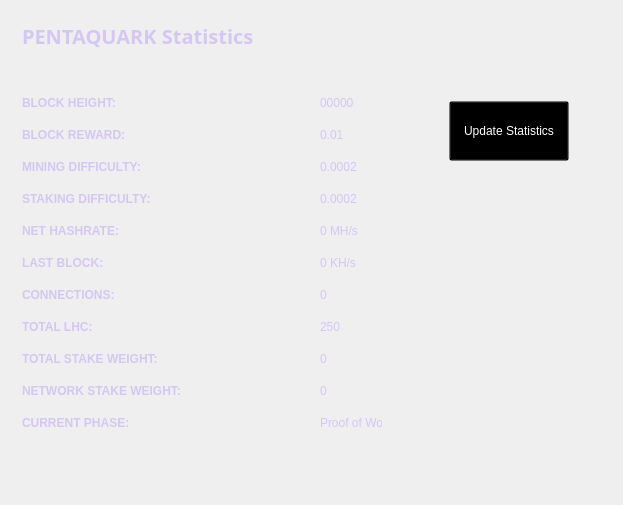
<?xml version="1.0" encoding="UTF-8"?>
<ui version="4.0">
 <class>StatisticsPage</class>
 <widget class="QWidget" name="StatisticsPage">
  <property name="windowModality">
   <enum>Qt::NonModal</enum>
  </property>
  <property name="geometry">
   <rect>
    <x>0</x>
    <y>0</y>
    <width>623</width>
    <height>505</height>
   </rect>
  </property>
  <property name="windowTitle">
   <string>Digging</string>
  </property>
  <property name="styleSheet">
   <string notr="true">color:#ffffff;
font-family:'Open Sans,sans-serif';</string>
  </property>
  <layout class="QGridLayout" name="gridLayout">
   <property name="sizeConstraint">
    <enum>QLayout::SetMaximumSize</enum>
   </property>
   <item row="0" column="1">
    <widget class="QFrame" name="frame">
     <property name="minimumSize">
      <size>
       <width>213</width>
       <height>0</height>
      </size>
     </property>
     <property name="frameShape">
      <enum>QFrame::NoFrame</enum>
     </property>
     <property name="frameShadow">
      <enum>QFrame::Raised</enum>
     </property>
     <widget class="QPushButton" name="startButton">
      <property name="geometry">
       <rect>
        <x>50</x>
        <y>90</y>
        <width>120</width>
        <height>60</height>
       </rect>
      </property>
      <property name="sizePolicy">
       <sizepolicy hsizetype="Fixed" vsizetype="Fixed">
        <horstretch>0</horstretch>
        <verstretch>0</verstretch>
       </sizepolicy>
      </property>
      <property name="minimumSize">
       <size>
        <width>120</width>
        <height>60</height>
       </size>
      </property>
      <property name="styleSheet">
       <string notr="true">background:transparent; color:white;</string>
      </property>
      <property name="text">
       <string>Update Statistics</string>
      </property>
     </widget>
    </widget>
   </item>
   <item row="0" column="0">
    <widget class="QFrame" name="gridFrame_2">
     <layout class="QGridLayout" name="gridLayout_4">
      <item row="3" column="0">
       <layout class="QFormLayout" name="formLayout_2">
        <property name="fieldGrowthPolicy">
         <enum>QFormLayout::FieldsStayAtSizeHint</enum>
        </property>
        <property name="horizontalSpacing">
         <number>139</number>
        </property>
        <property name="verticalSpacing">
         <number>18</number>
        </property>
        <property name="rightMargin">
         <number>0</number>
        </property>
        <item row="1" column="0">
         <widget class="QLabel" name="label_14">
          <property name="text">
           <string>&lt;html&gt;&lt;head/&gt;&lt;body&gt;&lt;p&gt;&lt;span style=&quot; font-weight:600; color:#D4C7F4;&quot;&gt;BLOCK HEIGHT:&lt;/span&gt;&lt;/p&gt;&lt;/body&gt;&lt;/html&gt;</string>
          </property>
         </widget>
        </item>
        <item row="1" column="1">
         <widget class="QLabel" name="heightBox">
          <property name="styleSheet">
           <string notr="true">color:#D4C7F4;</string>
          </property>
          <property name="text">
           <string>00000</string>
          </property>
         </widget>
        </item>
        <item row="2" column="0">
         <widget class="QLabel" name="label_12">
          <property name="text">
           <string>&lt;html&gt;&lt;head/&gt;&lt;body&gt;&lt;p&gt;&lt;span style=&quot; font-weight:600; color:#D4C7F4;&quot;&gt;BLOCK REWARD:&lt;/span&gt;&lt;/p&gt;&lt;/body&gt;&lt;/html&gt;</string>
          </property>
         </widget>
        </item>
        <item row="2" column="1">
         <widget class="QLabel" name="rewardBox">
          <property name="styleSheet">
           <string notr="true">color:#D4C7F4;</string>
          </property>
          <property name="text">
           <string>0.01</string>
          </property>
         </widget>
        </item>
        <item row="3" column="0">
         <widget class="QLabel" name="label_13">
          <property name="text">
           <string>&lt;html&gt;&lt;head/&gt;&lt;body&gt;&lt;p&gt;&lt;span style=&quot; font-weight:600; color:#D4C7F4;&quot;&gt;MINING DIFFICULTY:&lt;/span&gt;&lt;/p&gt;&lt;/body&gt;&lt;/html&gt;</string>
          </property>
         </widget>
        </item>
        <item row="3" column="1">
         <widget class="QLabel" name="diffBox">
          <property name="styleSheet">
           <string notr="true">color:#D4C7F4;</string>
          </property>
          <property name="text">
           <string>0.0002</string>
          </property>
         </widget>
        </item>
        <item row="4" column="0">
         <widget class="QLabel" name="label_9">
          <property name="text">
           <string>&lt;html&gt;&lt;head/&gt;&lt;body&gt;&lt;p&gt;&lt;span style=&quot; font-weight:600; color:#D4C7F4;&quot;&gt;STAKING DIFFICULTY:&lt;/span&gt;&lt;/p&gt;&lt;/body&gt;&lt;/html&gt;</string>
          </property>
         </widget>
        </item>
        <item row="4" column="1">
         <widget class="QLabel" name="diffBox2">
          <property name="styleSheet">
           <string notr="true">color:#D4C7F4;</string>
          </property>
          <property name="text">
           <string>0.0002</string>
          </property>
         </widget>
        </item>
        <item row="5" column="1">
         <widget class="QLabel" name="pawrateBox">
          <property name="styleSheet">
           <string notr="true">color:#D4C7F4;</string>
          </property>
          <property name="text">
           <string>0 MH/s</string>
          </property>
         </widget>
        </item>
        <item row="6" column="0">
         <widget class="QLabel" name="label3_2">
          <property name="sizePolicy">
           <sizepolicy hsizetype="Preferred" vsizetype="Maximum">
            <horstretch>0</horstretch>
            <verstretch>0</verstretch>
           </sizepolicy>
          </property>
          <property name="text">
           <string>&lt;html&gt;&lt;head/&gt;&lt;body&gt;&lt;p&gt;&lt;span style=&quot; font-weight:600; color:#D4C7F4;&quot;&gt;LAST BLOCK:&lt;/span&gt;&lt;/p&gt;&lt;/body&gt;&lt;/html&gt;</string>
          </property>
         </widget>
        </item>
        <item row="6" column="1">
         <widget class="QLabel" name="localBox">
          <property name="styleSheet">
           <string notr="true">color:#D4C7F4;</string>
          </property>
          <property name="text">
           <string>0 KH/s</string>
          </property>
         </widget>
        </item>
        <item row="7" column="0">
         <widget class="QLabel" name="label1_2">
          <property name="text">
           <string>&lt;html&gt;&lt;head/&gt;&lt;body&gt;&lt;p&gt;&lt;span style=&quot; font-weight:600; color:#D4C7F4;&quot;&gt;CONNECTIONS:&lt;/span&gt;&lt;/p&gt;&lt;/body&gt;&lt;/html&gt;</string>
          </property>
         </widget>
        </item>
        <item row="7" column="1">
         <widget class="QLabel" name="connectionBox">
          <property name="styleSheet">
           <string notr="true">color:#D4C7F4;</string>
          </property>
          <property name="text">
           <string>0</string>
          </property>
         </widget>
        </item>
        <item row="8" column="0">
         <widget class="QLabel" name="label_8">
          <property name="text">
           <string>&lt;html&gt;&lt;head/&gt;&lt;body&gt;&lt;p&gt;&lt;span style=&quot; font-weight:600; color:#D4C7F4;&quot;&gt;TOTAL LHC:&lt;/span&gt;&lt;/p&gt;&lt;/body&gt;&lt;/html&gt;</string>
          </property>
         </widget>
        </item>
        <item row="8" column="1">
         <widget class="QLabel" name="volumeBox">
          <property name="styleSheet">
           <string notr="true">color:#D4C7F4;</string>
          </property>
          <property name="text">
           <string>250</string>
          </property>
         </widget>
        </item>
        <item row="9" column="0">
         <widget class="QLabel" name="label_10">
          <property name="text">
           <string>&lt;html&gt;&lt;head/&gt;&lt;body&gt;&lt;p&gt;&lt;span style=&quot; font-weight:600; color:#D4C7F4;&quot;&gt;TOTAL STAKE WEIGHT:&lt;/span&gt;&lt;/p&gt;&lt;/body&gt;&lt;/html&gt;</string>
          </property>
         </widget>
        </item>
        <item row="9" column="1">
         <widget class="QLabel" name="minBox">
          <property name="styleSheet">
           <string notr="true">color:#D4C7F4;</string>
          </property>
          <property name="text">
           <string>0</string>
          </property>
         </widget>
        </item>
        <item row="10" column="0">
         <widget class="QLabel" name="label_11">
          <property name="text">
           <string>&lt;html&gt;&lt;head/&gt;&lt;body&gt;&lt;p&gt;&lt;span style=&quot; font-weight:600; color:#D4C7F4;&quot;&gt;NETWORK STAKE WEIGHT:&lt;/span&gt;&lt;/p&gt;&lt;/body&gt;&lt;/html&gt;</string>
          </property>
         </widget>
        </item>
        <item row="10" column="1">
         <widget class="QLabel" name="maxBox">
          <property name="styleSheet">
           <string notr="true">color:#D4C7F4;</string>
          </property>
          <property name="text">
           <string>0</string>
          </property>
         </widget>
        </item>
        <item row="11" column="0">
         <widget class="QLabel" name="label_15">
          <property name="text">
           <string>&lt;html&gt;&lt;head/&gt;&lt;body&gt;&lt;p&gt;&lt;span style=&quot; font-weight:600; color:#D4C7F4;&quot;&gt;CURRENT PHASE:&lt;/span&gt;&lt;/p&gt;&lt;/body&gt;&lt;/html&gt;</string>
          </property>
         </widget>
        </item>
        <item row="11" column="1">
         <widget class="QLabel" name="cBox">
          <property name="styleSheet">
           <string notr="true">color:#D4C7F4;</string>
          </property>
          <property name="text">
           <string>Proof of Work</string>
          </property>
         </widget>
        </item>
        <item row="5" column="0">
         <widget class="QLabel" name="label_16">
          <property name="text">
           <string>&lt;html&gt;&lt;head/&gt;&lt;body&gt;&lt;p&gt;&lt;span style=&quot; font-weight:600; color:#D4C7F4;&quot;&gt;NET HASHRATE:&lt;/span&gt;&lt;/p&gt;&lt;/body&gt;&lt;/html&gt;</string>
          </property>
         </widget>
        </item>
       </layout>
      </item>
      <item row="1" column="0">
       <layout class="QHBoxLayout" name="horizontalLayout_4">
        <property name="spacing">
         <number>7</number>
        </property>
        <item>
         <widget class="QLabel" name="label_5">
          <property name="font">
           <font>
            <family>Open Sans,sans-serif</family>
           </font>
          </property>
          <property name="text">
           <string>&lt;html&gt;&lt;head/&gt;&lt;body&gt;&lt;p&gt;&lt;span style=&quot; font-size:20px; font-weight:600; color:#D4C7F4;&quot;&gt;PENTAQUARK Statistics&lt;/span&gt;&lt;/p&gt;&lt;/body&gt;&lt;/html&gt;</string>
          </property>
         </widget>
        </item>
        <item>
         <spacer name="horizontalSpacer_2">
          <property name="orientation">
           <enum>Qt::Horizontal</enum>
          </property>
          <property name="sizeHint" stdset="0">
           <size>
            <width>40</width>
            <height>20</height>
           </size>
          </property>
         </spacer>
        </item>
       </layout>
      </item>
      <item row="2" column="0">
       <spacer name="verticalSpacer_2">
        <property name="orientation">
         <enum>Qt::Vertical</enum>
        </property>
        <property name="sizeHint" stdset="0">
         <size>
          <width>20</width>
          <height>40</height>
         </size>
        </property>
       </spacer>
      </item>
     </layout>
    </widget>
   </item>
   <item row="1" column="0">
    <spacer name="verticalSpacer">
     <property name="orientation">
      <enum>Qt::Vertical</enum>
     </property>
     <property name="sizeHint" stdset="0">
      <size>
       <width>20</width>
       <height>40</height>
      </size>
     </property>
    </spacer>
   </item>
  </layout>
 </widget>
 <layoutdefault spacing="6" margin="11"/>
 <resources/>
 <connections/>
</ui>
